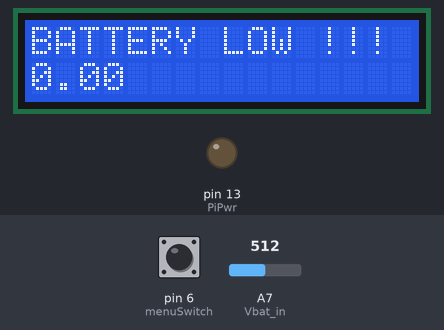
Recording of a sketch running on a simulated Arduino Nano, built with avr-gcc and run on an emulated ATmega328P. Parts: 16×2 character LCD, output pins drawn as LEDs (lit = HIGH). Inputs (shaded band) come from the test bench; at power-on: pin 6 (menuSwitch) HIGH, A7 (Vbat_in) = 512. Pins used as bus, display or sensor lines are not drawn; what the sketch prints to the serial monitor is not drawn.

Above: at 1.2 s.
1.3 s: pin 6 (menuSwitch) pulled LOW for 1 s
At 2.5 s:
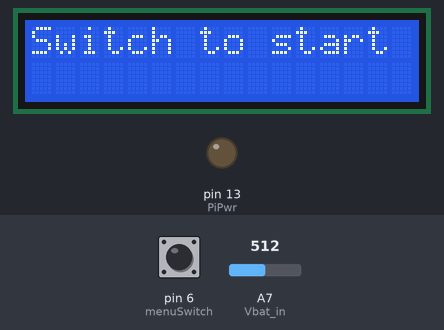
At 4.5 s:
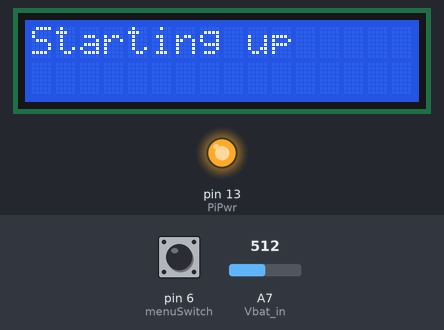
11.1 s: pin 6 (menuSwitch) driven LOW
At 12.2 s:
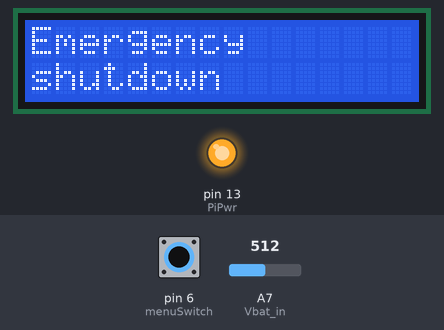
Timing chart, 0 to 30.6 s (numbered marks = the images above; inputs shaded):
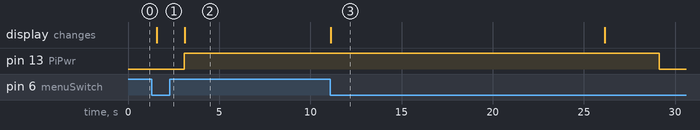

Measured:
- after the input at 1.3 s, pin 13 (PiPwr): LOW → HIGH after 1.8 s instead of 0.28 s; the display: changes after 0.29 s (image 1)
- after the input at 11.1 s, pin 13 (PiPwr): HIGH → LOW after 18.0 s; the display: changes at once (image 3)

The sketch:

controlbox.ino
```cpp
/* Manually set the correct IDE parameters...
 *
 *  Arduino IDE Parameters:
 *  #ide_param:board=Arduino Nano
 *  #ide_param:processor=ATmega328P
 *  #ide_param:port=ttyUSB1 (or whatever ttyOP_ard points to)
 */

#include <LiquidCrystal.h>

/*Written by Hans Spanjaart, 2017, http://lat13.com .  info@lat13.com

  Drop Beer Board Computer Control Unit

 */

#include <Arduino_FreeRTOS.h>
#include <semphr.h>
#include "controlbox.h"

void TaskState( void *pvParameters);
void TaskVbat( void *pvParameters);
void TaskReceive( void *pvParameters);
void TaskRpiStatus( void *pvParameters);

const char *ANALOG_IN0 = "$AI0:";
const char *DEV_STATUS = "$STT:";

//*****************************************
// Buttons/switches
//*****************************************


//*****************************************
// initialize the library with the numbers of the interface pins for LED char 16x2
//*****************************************
LiquidCrystal lcd(LCD_CONNECTIONS);

//*****************************************
// Menu state machine
//*****************************************
enum DeviceStateType {
	logo = 0, bootup = 10, active = 20, shuttingdown = 30
};

DeviceStateType deviceState;

//*****************************************
// Global variable
//*****************************************
SemaphoreHandle_t xSemaRpiActive; // msg indicating $MSG:ACT has just been received
SemaphoreHandle_t xSemaSerialUse; // exclusive use of serial device (USB)
volatile bool RPI_active; // true if RPI has sent $MSG:ACT recently
volatile float vbat; // average battery voltage over 4 samples
volatile int timeout=0; // check if activity has been detecetd on RPi


//*****************************************
// Init function
//*****************************************
void setup() {
	Serial.begin(9600);
	while (!Serial) {};

	// Init values
	deviceState = logo;

	pinMode(PiPwr, OUTPUT);
	digitalWrite(PiPwr, 0); // high level powers RPI

	pinMode(menuSwitch, INPUT_PULLUP);

	// set up the LCD's number of columns and rows:
	lcd.begin(16, 2);
	// allow big characters as well
	// note limited space on 16x2 LCD
	pinMode(11, OUTPUT); // Set Vo - contrast
	analogWrite(11, CONTRAST); //maximum contrast

	lcd.print("Drop Beer");
	lcd.setCursor(0, 1);
	lcd.print("computer V2.0");

	xSemaRpiActive = xSemaphoreCreateBinary();
	if ( xSemaRpiActive == NULL ) while (1); // Hang if sem space unavailable

	xSemaSerialUse = xSemaphoreCreateMutex();
	if ( xSemaSerialUse == NULL ) while (1); // Hang if sem space unavailable

	xTaskCreate(
			TaskState
			,  "DeviceState"   // A name just for humans
			,  128  // This stack size can be checked & adjusted by reading the Stack Highwater
			,  NULL
			,  2  // Priority, with 3 (configMAX_PRIORITIES - 1) being the highest, and 0 being the lowest.
			,  NULL );

	xTaskCreate(
			TaskVbat
			,  "Vbat measure"   // A name just for humans
			,  128  // This stack size can be checked & adjusted by reading the Stack Highwater
			,  NULL
			,  2  // Priority, with 3 (configMAX_PRIORITIES - 1) being the highest, and 0 being the lowest.
			,  NULL );

	xTaskCreate(
			TaskReceive
			,  "Display"   // A name just for humans
			,  128  // This stack size can be checked & adjusted by reading the Stack Highwater
			,  NULL
			,  2  // Priority, with 3 (configMAX_PRIORITIES - 1) being the highest, and 0 being the lowest.
			,  NULL );

	xTaskCreate(
			TaskRpiStatus
			,  "RpiStatus"   // A name just for humans
			,  128  // This stack size can be checked & adjusted by reading the Stack Highwater
			,  NULL
			,  2  // Priority, with 3 (configMAX_PRIORITIES - 1) being the highest, and 0 being the lowest.
			,  NULL );
}


//*****************************************
// Loop function
//*****************************************
void loop()
{
	// Empty. Things are done in Tasks.
}


//*****************************************
// Receive message  from host
//*****************************************
int readline(int readch, char *buffer, int len)
{
	static int pos = 0;
	int rpos;

	if (readch > 0) {
		switch (readch) {
		case '\n': // Ignore new-lines
			break;
		case '\r': // Return on CR
			rpos = pos;
			pos = 0;  // Reset position index ready for next time
			return rpos;
		default:
			if (pos < len - 1) {
				buffer[pos++] = readch;
				buffer[pos] = 0;
			}
		}
	}
	// No end of line has been found, so return -1.
	return -1;
}


void TaskReceive( void *pvParameters)
{
	(void) pvParameters;

	for (;;)
	{
		char datafrompi[32];
		if (readline(Serial.read(), datafrompi, 32) > 0) {

			if (strncmp(datafrompi, "$CLR", 4) == 0)
			{
				lcd.clear();
			}

			if (strncmp(datafrompi, "$PRN", 4) == 0)
			{
				lcd.print(datafrompi + 5);
			}

			if (strncmp(datafrompi, "$LOC", 4) == 0)
			{
				int x = datafrompi[5] - '0';
				int y = datafrompi[7] - '0';
				if ((x < 16) && (y < 3))
					lcd.setCursor( x , y );
			}

			if (strncmp(datafrompi, "$MSG", 4) == 0)
			{ // RPI state = active
				if (strncmp(datafrompi + 5, "ACT", 3) == 0)
				{
					xSemaphoreGive( xSemaRpiActive );
				};
				// RPI state = shutting down
				if (strncmp(datafrompi + 5, "SHT", 3) == 0)
				{
				};
			}

			vTaskDelay(1);
		}
	}
}

//*****************************************
// Check if RPI is alive
// Assume RPI is dead when $MSG:ACT has not been received for XX seconds
//*****************************************
void TaskRpiStatus( void *pvParameters)
{
	(void) pvParameters;

	for (;;)
	{
		if ( xSemaphoreTake( xSemaRpiActive, ( TickType_t ) 10 ) == pdTRUE )
		{
			RPI_active = 1; // RPI is active - let everyone know
			timeout = 10; // and RPi has this many time units to keep alive
		}

		if (timeout > 0)
		{
			timeout--;
			// Show count down bar
			if (timeout < 6)
			{
				lcd.setCursor(0, 0);
				lcd.print("Shutting down");
				lcd.setCursor(0, 1);
				int i;
				for ( i = 0 ; i < timeout ; i++) lcd.print("*");
				for ( i = timeout ; i < 16 ; i++) lcd.print(" ");
			}
			if (timeout == 0)
			{
				RPI_active = 0;
			}
		}

		vTaskDelay(100);

	}
}


//*****************************************
// Check Vbat against threshold
//*****************************************
boolean VbatHighEnough()
{
	return (vbat > VBAT_MINIMUM);
}

//*****************************************
// Measure Vbat (house battery voltage) periodically
//*****************************************
void TaskVbat( void *pvParameters)
{
	(void) pvParameters;

	for (;;)
	{
		float x = 0;
		for ( int i = 0 ; i < 4 ; i++ )
		{
			x = x + analogRead( Vbat_in) * 3.54 / 260;
			vTaskDelay(10);
		}

		// average out
		x = x / 4;

		if ( xSemaphoreTake( xSemaSerialUse, ( TickType_t ) 10 ) == pdTRUE )
		{
			Serial.print(ANALOG_IN0);
			Serial.println(x);
			xSemaphoreGive( xSemaSerialUse );
		}

		vbat = x; //global

		vTaskDelay(500);
	}
}


//*****************************************
// Advance through deviceState depending on menuButton
//*****************************************
void shareStatus(const char* status)
{
	if ( xSemaphoreTake( xSemaSerialUse, ( TickType_t ) 10 ) == pdTRUE )
	{
		Serial.print(DEV_STATUS);
		Serial.println(status);
		xSemaphoreGive( xSemaSerialUse );
	}
}


void TaskState( void *pvParameters)
{
	(void) pvParameters;

	xSemaphoreGive( xSemaSerialUse ); // uart available as default

	for (;;)
	{
		switch (deviceState) {
		//*****************************************
		case logo:
		{
			if (!digitalRead(menuSwitch))
			{
				lcd.clear();
				lcd.print("Switch to start");
			}
			else if (VbatHighEnough())
			{
				digitalWrite(PiPwr, 1);
				deviceState = bootup;
				lcd.clear();
				lcd.print("Starting up");
				shareStatus("STA");
				vTaskDelay(400);
			}
			else
			{
				lcd.clear();
				lcd.print("BATTERY LOW !!!");
				lcd.setCursor(0, 1);
				lcd.print(vbat);
			}
		}
		vTaskDelay(100);
		break;

		//*****************************************
		case bootup:
			if (!digitalRead(menuSwitch)) // user changes his mind during startup
			{
				lcd.clear();
				lcd.print("Emergency");
				lcd.setCursor(0, 1);
				lcd.print("shutdown");
				shareStatus("STP");
				vTaskDelay(1000); // Give Rpi time to either boot or stay dead
				deviceState = shuttingdown;
			}
			else if (RPI_active)
			{
				deviceState = active;
				lcd.clear();;
				lcd.print("Active");
				shareStatus("ACT");
				digitalWrite(PiPwr, 1);
			}
			break;

			//*****************************************
		case active:
			//        if ((RPI_active == 0) || scanButton() || !VbatHighEnough())
			if ((RPI_active == 0) || !digitalRead(menuSwitch) || !VbatHighEnough())
			{
				deviceState = shuttingdown;
				lcd.clear();;
				lcd.print("Shutting down");
				// Try multiple times to tell rpi to shut down, in case it is hard of hearing
				for ( int i = 0; i < 5; i++ )
				{
					shareStatus("STP");
					vTaskDelay(10);
				}
				digitalWrite(PiPwr, 1);
				vTaskDelay(100);
			}
			break;

			//*****************************************
		case shuttingdown:
			if (RPI_active == 0) {
				deviceState = logo;
				shareStatus("NUL");
				lcd.clear();
				lcd.print("Powered down");
				vTaskDelay(200);
				digitalWrite(PiPwr, 0);
				vTaskDelay(100); // you should really never come past this point, unless Vbat is up again/still
			}
			break;

			//*****************************************
		default:
			break;
		}
	}
}
```

controlbox.h
```cpp
/*Written by Hans Spanjaart, 2017, http://lat13.com .  info@lat13.com

 Drop Beer control for board computer

 7 Segment LED lib: http://playground.arduino.cc/Main/SevenSegmentLibrary
 Timer lib: http://playground.arduino.cc/Code/Timer
 LiquidCrystal lib: standard Arduino

 */

#ifndef DROPBEER_H_
#define DROPBEER_H_

// Macros to simplify programming the digital ports
// no more mixing Arduino nano pins and Digital ports
#define DP0 0 // Rx
#define DP1 1 // Tx
#define DP2 2
#define DP3 3
#define DP4 4
#define DP5 5
#define DP6 6
#define DP7 7
#define DP8 8
#define DP9 9
#define DP10 10
#define DP11 11
#define DP12 12
#define DP13 13


// SRT1 board support package

#define LCD_PRESENT
//#define NC_BUTTON // normally closed buttons used for menu/horn/enter

#ifdef LCD_PRESENT
#include <LiquidCrystal.h>
#define LCD_CONNECTIONS DP10, DP9, DP8, A0, A1, A2, A3, A4, A5, DP12, DP7
//#define CONTRAST 0 // 0 = max
#define CONTRAST 100
#endif

#define menuSwitch DP6 // from menu switch
#define enterSwitch A6 // Using up/down/rest feature
#define Vbat_in A7 // from horn switch
#define PiPwr DP13 // enable power to raspberry pi


//#define VBAT_MINIMUM 11.00 // 11V = minimum battery voltage for board computer to start
#define VBAT_MINIMUM 4.00


#endif /* DROPBEER_H_ */
```
